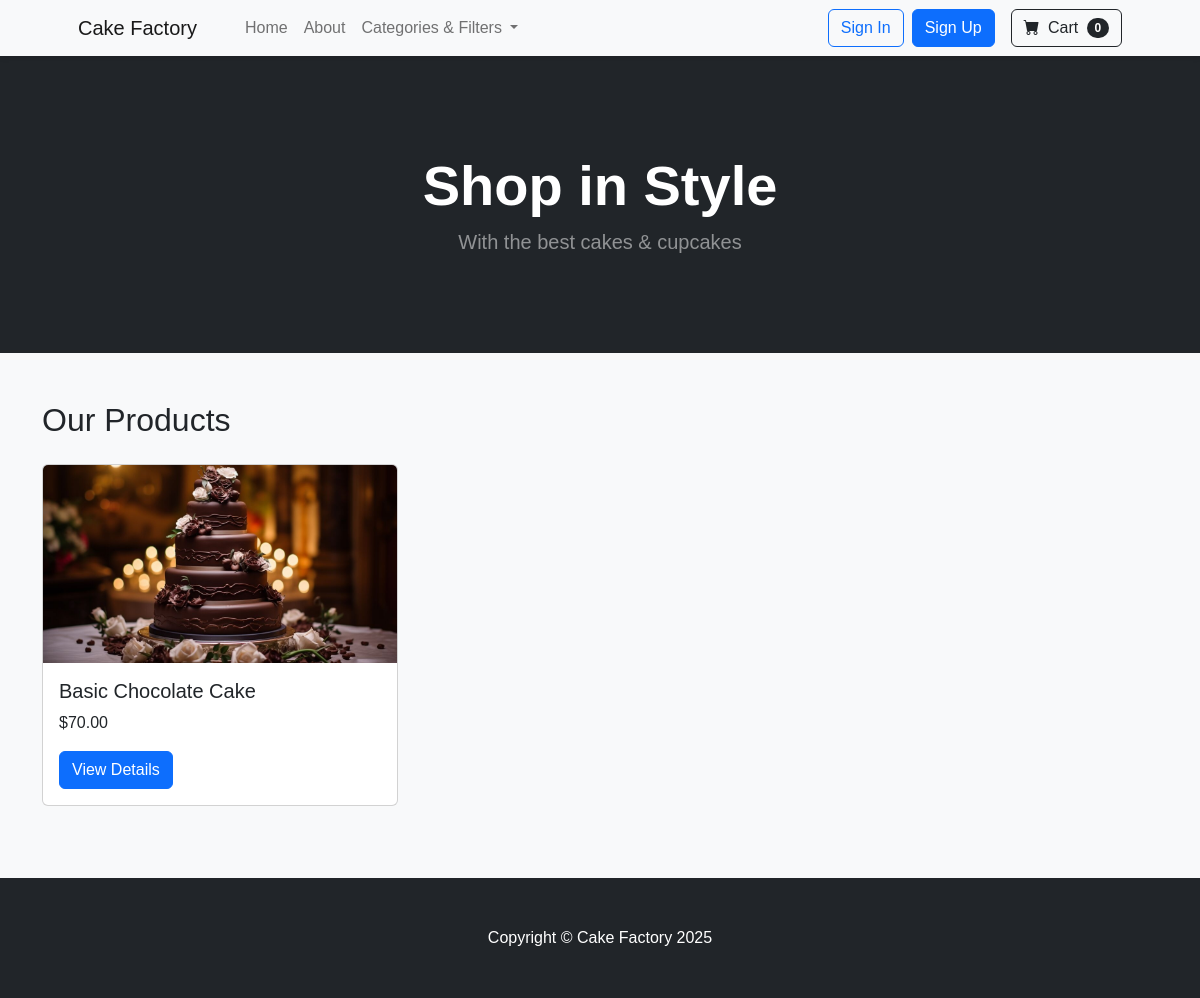
Before: /products/ with the older database file.
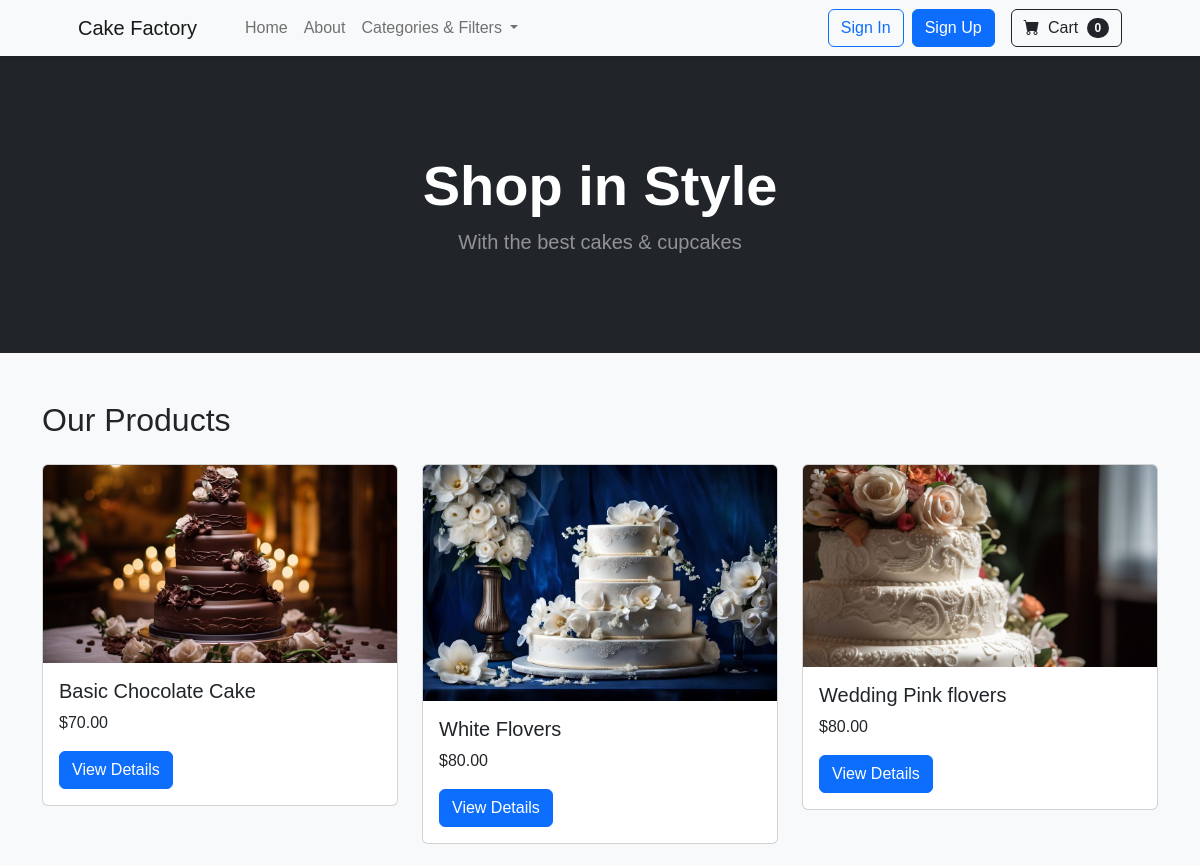
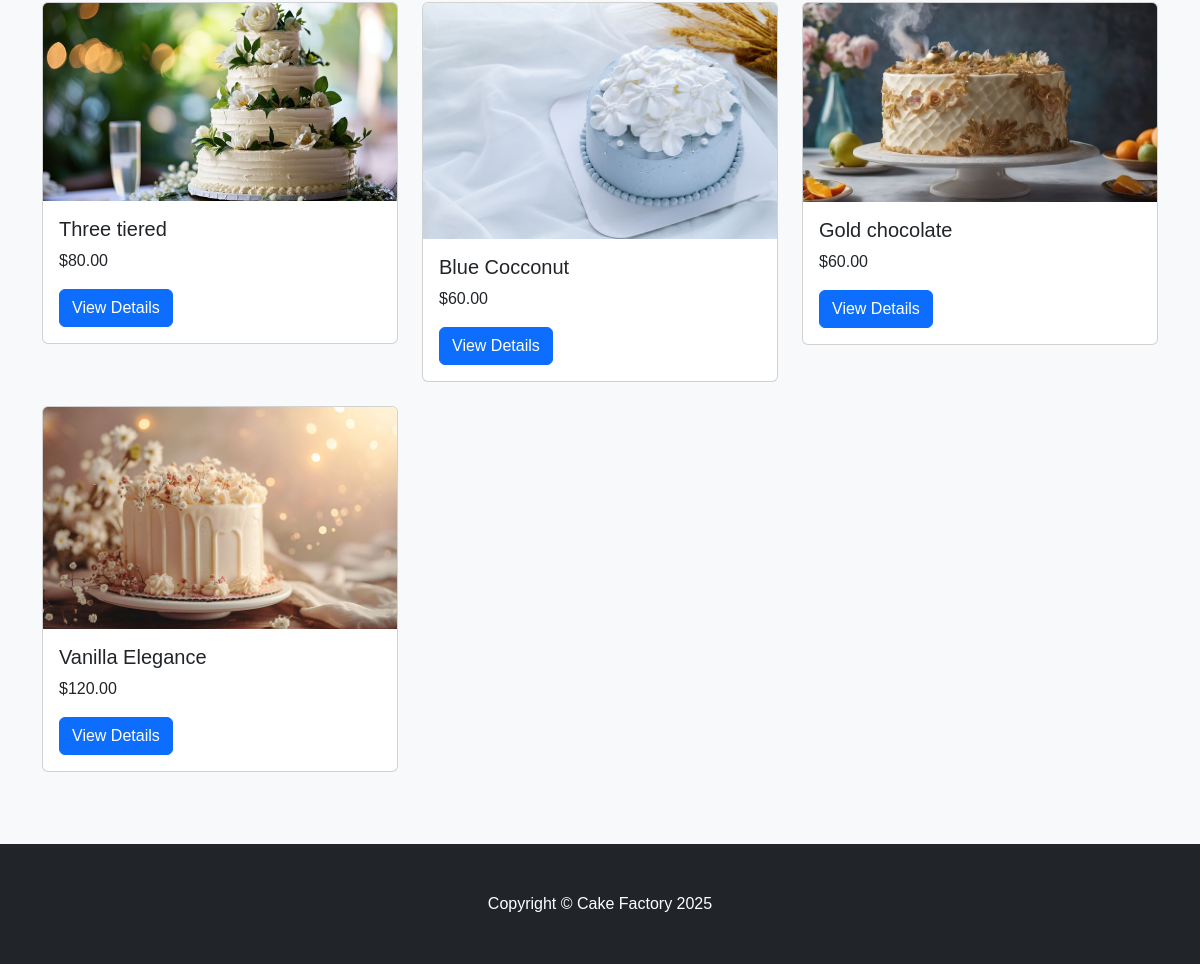
After: the same page with the newer database file (2 pictures, top to bottom).
### products/models.py (models this page shows, shortened)
class Product(models.Model):
    name = models.CharField(max_length=255, unique=True)
    slug = models.SlugField(unique=True, blank=True)
    description = models.TextField(blank=True)
    price = models.DecimalField(max_digits=10, decimal_places=2)
    category = models.ForeignKey(
        Category, on_delete=models.SET_NULL,
        null=True, blank=True, related_name="products"
    )
    flavor = models.ForeignKey(
        Flavor, on_delete=models.SET_NULL,
        null=True, blank=True, related_name="products"
    )
    sizes = models.ManyToManyField(
        Size, blank=True, related_name="products"
    )
    image = models.ImageField(upload_to="product_images/", blank=True, null=True)
    allergen_info = models.TextField(blank=True, help_text="E.g., Contains nuts, gluten-free")
    available = models.BooleanField(default=True)
    created_at = models.DateTimeField(auto_now_add=True)

### products/views.py (the view)
# urls.py: path('', ProductListView.as_view(), name='product_list'),
class ProductListView(ListView):
    model = Product
    template_name = 'products/product_list.html'
    context_object_name = 'products'
    def get_queryset(self):
        queryset = super().get_queryset()
        query = self.request.GET.get('q', '').strip()
        price_min = self.request.GET.get('price_min')
        price_max = self.request.GET.get('price_max')
        category_slug = self.request.GET.get('category', '').strip()  # Get category slug
        allergen_free = self.request.GET.get('allergen_free')
        if 'q' in self.request.GET and not query:
            messages.error(self.request, "Please enter a search term.")
        if query:
            queryset = queryset.filter(name__icontains=query)
        if price_min:
            try:
                queryset = queryset.filter(price__gte=float(price_min))
            except ValueError:
                pass  # Ignore invalid values
        if price_max:
            try:
                queryset = queryset.filter(price__lte=float(price_max))
            except ValueError:
                pass  # Ignore invalid values
        if category_slug:
            category = Category.objects.filter(slug=category_slug).first()
            if category:
                queryset = queryset.filter(category=category)
        if allergen_free:
            queryset = queryset.exclude(allergen_info__icontains="nuts")
        return queryset
    def get_context_data(self, **kwargs):
        context = super().get_context_data(**kwargs)
        context['categories'] = Category.objects.all()  # Provide categories to template
        return context

### orders/context_processors.py (called while the page is built)
def cart_context(request):
    cart = request.session.get('cart', {})
    total_items = sum(item['quantity'] for item in cart.values()) if cart else 0
    total_price = sum(float(item['price']) * int(item['quantity']) for item in cart.values()) if cart else 0.00
    return {
        'cart_items': total_items,
        'cart_total_price': total_price
    }

### products/context_processors.py (called while the page is built)
def categories_context(request):
    return {
        'categories': Category.objects.all()
    }

### products/templates/products/product_list.html
{% extends "base.html" %}
{% block content %}
<h2 class="mb-4">Our Products</h2>
<div class="row">
    {% if products %}
        {% for product in products %}
        <div class="col-md-4 mb-4">
            <div class="card">
                {% if product.image %}
                    <img src="{{ product.image.url }}" class="card-img-top" alt="{{ product.name }}">
                {% else %}
                    <img src="https://via.placeholder.com/300?text=No+Image" class="card-img-top" alt="No Image Available">
                {% endif %}
                <div class="card-body">
                    <h5 class="card-title">{{ product.name }}</h5>
                    <p class="card-text">${{ product.price }}</p>
                    <a href="{% url 'product_detail' product.pk %}" class="btn btn-primary">View Details</a>
                </div>
            </div>
        </div>
        {% endfor %}
    {% else %}
        <div class="col-12 text-center">
            <h4 class="text-muted">😔 No products available!!!</h4>
        </div>
    {% endif %}
</div>
{% endblock %}

### templates/base.html (shortened to what this page needs)
{% load static %}
<!DOCTYPE html>
<html lang="en">
<head>
    <link href="https://cdn.jsdelivr.net/npm/bootstrap-icons@1.5.0/font/bootstrap-icons.css" rel="stylesheet">
    <link href="https://cdn.jsdelivr.net/npm/bootstrap@5.2.3/dist/css/bootstrap.min.css" rel="stylesheet">
    <link href="{% static 'css/styles.css' %}" rel="stylesheet">
</head>
<body>
    <nav class="navbar navbar-expand-lg navbar-light bg-light">
        <div class="container px-4 px-lg-5">
            <a class="navbar-brand" href="{% url 'home' %}">Cake Factory</a>
            <div class="collapse navbar-collapse" id="navbarSupportedContent">
                <ul class="navbar-nav me-auto mb-2 mb-lg-0 ms-lg-4">
                    <li class="nav-item"><a class="nav-link" href="{% url 'home' %}">Home</a></li>
                    <li class="nav-item"><a class="nav-link" href="#">About</a></li>
                    <li class="nav-item dropdown">
                        <a class="nav-link dropdown-toggle" href="#" id="categoriesDropdown" role="button"
                            data-bs-toggle="dropdown">
                            Categories & Filters
                        </a>
                    </li>
                </ul>
                <div class="d-flex align-items-center">
                    {% if user.is_authenticated %}
                    <span class="me-2">👋 {{ user.username }}</span>
                    <a class="btn btn-outline-danger me-3" href="{% url 'account_logout' %}">Logout</a>
                    {% else %}
                    <a class="btn btn-outline-primary me-2" href="{% url 'account_login' %}">Sign In</a>
                    <a class="btn btn-primary me-3" href="{% url 'account_signup' %}">Sign Up</a>
                    {% endif %}
                    <a class="btn btn-outline-dark" href="{% url 'cart_view' %}">
                        <i class="bi-cart-fill me-1"></i> Cart
                        <span class="badge bg-dark text-white ms-1 rounded-pill">{{ cart_items|default:0 }}</span>
                    </a>
                </div>
            </div>
        </div>
    </nav>
    <header class="bg-dark py-5">
        <div class="container px-4 px-lg-5 my-5">
            <div class="text-center text-white">
                <h1 class="display-4 fw-bolder">{% block header %}Shop in Style{% endblock %}</h1>
                <p class="lead fw-normal text-white-50 mb-0">{% block subtitle %}With the best cakes &
                    cupcakes{% endblock %}</p>
            </div>
        </div>
    </header>
    <main class="container py-5">
        {% block content %}{% endblock %}
    </main>
    <footer class="py-5 bg-dark">
        <div class="container">
            <p class="m-0 text-center text-white">Copyright &copy; Cake Factory 2025</p>
        </div>
    </footer>
</body>
</html>

### static/css/styles.css (style rules this page uses)
body { background-color: #f8f9fa; font-family: 'Poppins', sans-serif; }
.navbar { background-color: #ffffff; box-shadow: 0px 2px 5px rgba(0, 0, 0, 0.1); }
.card { transition: transform 0.3s ease-in-out; }

Changed rows visible on the page:
added Product: image (picture), name "White Flovers", price "80.00"
added Product: image (picture), name "Wedding Pink flovers", price "80.00"
added Product: image (picture), name "Three tiered", price "80.00"
added Product: image (picture), name "Blue Cocconut", price "60.00"
added Product: image (picture), name "Gold chocolate", price "60.00"
added Product: image (picture), name "Vanilla Elegance", price "120.00"
